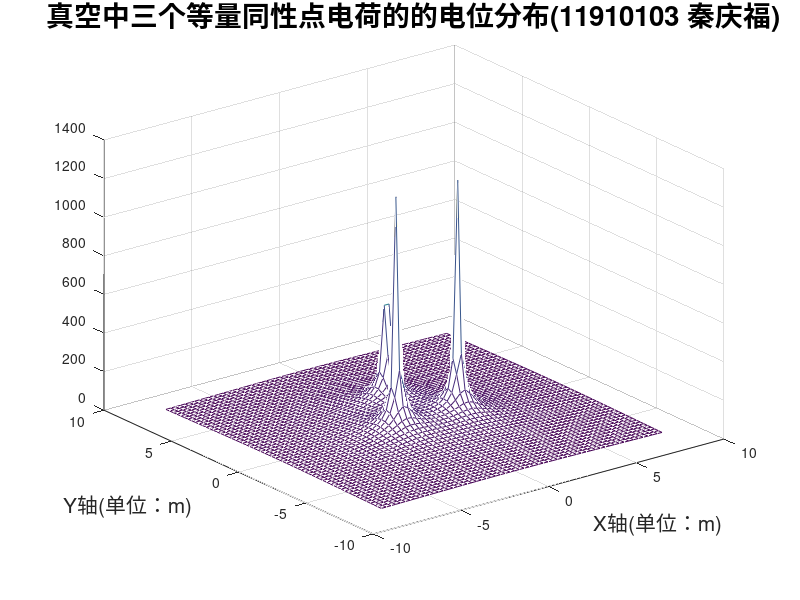
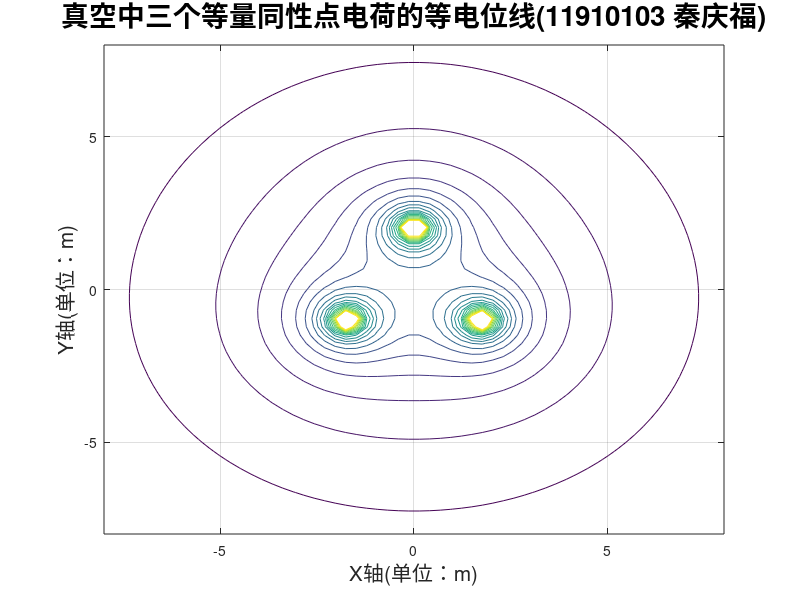
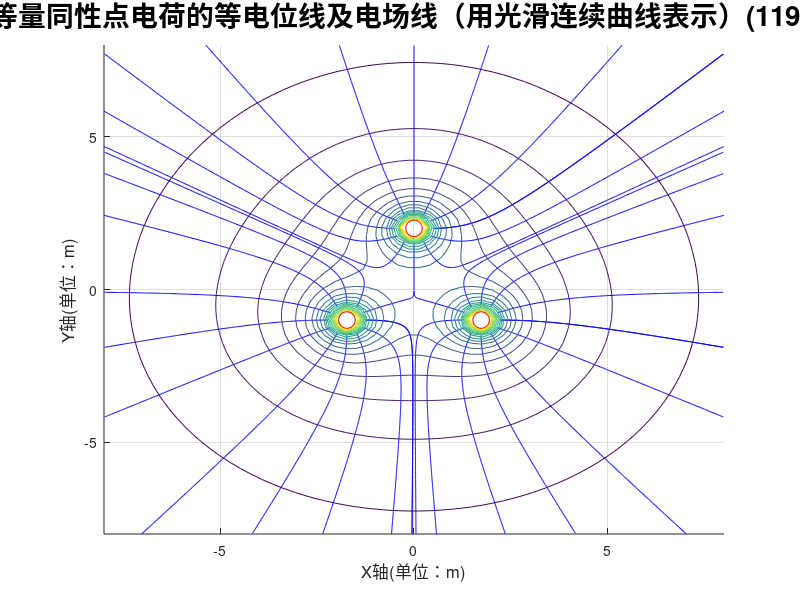
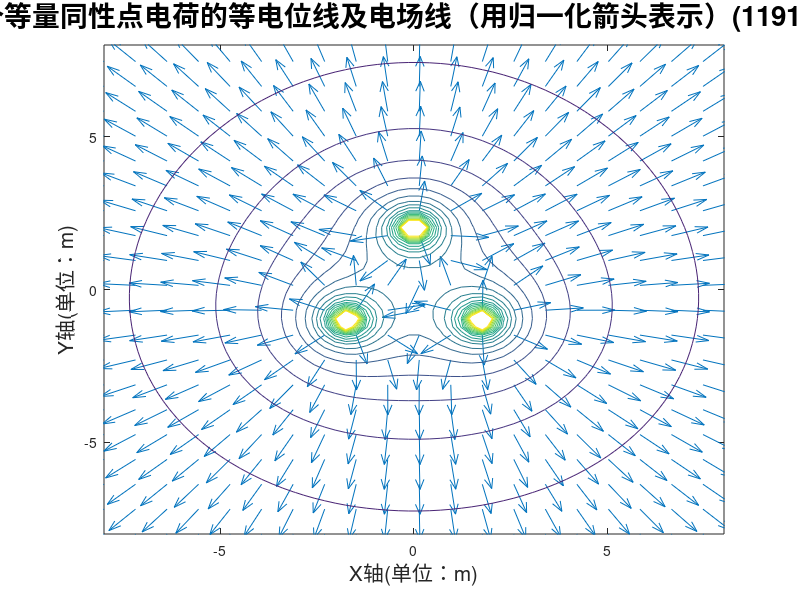

The MATLAB source for these figures, in order:
% 初始化
clear;                                                      % 清空内存中所有变量
clc;                                                        % 清空命令窗口中的内容
k=9e9;                                                      % 设置静电力衡量
Q1=8e-9;                                                    % 设置点电荷q1的电量
Q2=8e-9;                                                    % 设置点电荷q2的电量
Q3=8e-9;                                                    % 设置点电荷q3的电量
% 绘制场域内各点电位分布
xm=8;                                                    % 设置场域中x方向的范围
ym=8;                                                    % 设置场域中y方向的范围
x=linspace(-xm,xm,60);                                      % 将x轴等分60等份
y=linspace(-ym,ym,60);                                      % 将y轴等分成60等份
[X,Y]=meshgrid(x,y);                                        % 形成场域中各点的坐标
R1=sqrt((X+sqrt(3)).^2+(Y+1).^2);                           % 计算场域中各点到点电荷q1的距离（到点p1（-sqrt(3)，-1）的距离）
R2=sqrt((X-sqrt(3)).^2+(Y+1).^2);                           % 计算场域中各点到点电荷q2的距离（到点p2（sqrt(3)，-1）的距离）
R3=sqrt(X.^2+(Y-2).^2);                           % 计算场域中各点到点电荷q3的距离（到点p2（0，2）的距离）
V1=k*Q1./R1;                                                % 计算场域中各点因点电荷q1产生的电位
V2=k*Q2./R2;                                                % 计算场域中各点因点电荷q2产生的电位
V3=k*Q3./R3;                                                % 计算场域中各点因点电荷q3产生的电位
V=V1+V2+V3;                                                    % 将由q1,q2和q3产生的电位叠加
figure(1);                                                  % 在图像窗口1绘图
mesh(X,Y,V);                                                % 绘制出电位的分布图
hold on;                                                    % 保持图形                                                 
title('真空中三个等量同性点电荷的的电位分布(11910103 秦庆福)','fontsize',20);      % 绘制出图形标题
xlabel('X轴(单位：m)','fontsize',15);                       % 绘制出X轴标注
ylabel('Y轴(单位：m)','fontsize',15);                       % 绘制出Y轴标注
hold off;                                                   % 取消保持
% 绘制场域内等电位线分布
Vmin=30;                                                   % 设置等位线族的最小电位值
Vmax=300;                                                  % 设置等位线族的最大电位值
Veq=linspace(Vmin,Vmax,20);                                 % 设定20条等位线的电位值
figure(2);                                                  % 在图像2窗口绘图
contour(X,Y,V,Veq);                                         % 绘制20条等势线
contour(X,Y,V,Veq);                                         % 绘制20条等势线
grid on;                                                    % 形成网格
hold on;                                                    % 保持图形
title('真空中三个等量同性点电荷的等电位线(11910103 秦庆福)','fontsize',20);    % 绘制出图形标题
xlabel('X轴(单位：m)','fontsize',15);                       % 绘制出X轴标注
ylabel('Y轴(单位：m)','fontsize',15);                       % 绘制出Y轴标注
hold off;                                                   % 取消保持
% 绘制场域内的等电位线及电场线（用光滑连续曲线表示）的分布
[Ex,Ey]=gradient(-V);                                    % 计算场域各点的电力强度的两个分量
del_theta=30;                                               % 设置相邻电力线间的角度差
theta=(0:del_theta:360).*pi/180;                            % 生成电力线的弧度值
xs1=0.5*cos(theta)-sqrt(3);                                  % 从q1生成电力线的x轴坐标
xs2=0.5*cos(theta)+sqrt(3);                                  % 从q2生成电力线的x轴坐标
xs3=0.5*cos(theta);                                         % 从q3生成电力线的x轴坐标
ysd=0.5*sin(theta)-1;                                        % q1,q2生成电力线的y轴坐标
ysp=0.5*sin(theta)+2;                                        % q3生成电力线的y轴坐标
figure(3);                                                  % 在图像窗口3绘图
streamline(X,Y,Ex,Ey,xs1,ysd);                               % 生成q1产生的电力线
streamline(X,Y,Ex,Ey,xs2,ysd);                               % 生成q2产生的电力线
streamline(X,Y,Ex,Ey,xs3,ysp);                               % 生成q1产生的电力线
grid on;                                                    % 形成网格
hold on;                                                    % 保持图形
contour(X,Y,V,Veq);                                         % 绘制等势线
plot(-sqrt(3),-1,'ro','MarkerSize',12);                      % 在p1画出点电荷
plot(sqrt(3),-1,'ro','MarkerSize',12);                       % 在p2画出点电荷
plot(0,2,'ro','MarkerSize',12);                              % 在p3画出点电荷
title('真空中三个等量同性点电荷的等电位线及电场线（用光滑连续曲线表示）(11910103 秦庆福)','fontsize',20);    % 绘制出图形标题
xlabel('X轴(单位：m)','fontsize',12);                       % 绘制出X轴标注
ylabel('Y轴(单位：m)','fontsize',12);                       % 绘制出注
hold off;                                                   % 取消保持
% 绘制场域内的等电位线及电场线（用归一化箭头表示）的分布

E=sqrt(Ex.^2+Ey.^2);                                         % 计算各点的电场强度的幅值
Exs=Ex./E;
Eys=Ey./E;                                                   % 归一化电场强度
Xs=X(:,1:3:60);                                             
Xs=Xs(1:3:60,:);                                            % 分别缩减三分之一箭头横坐标点至20*20
Ys=Y(:,1:3:60); 
Ys=Ys(1:3:60,:);                                                % 分别缩减箭头纵坐标点至20*20
Exs=Exs(:,1:3:60);
Exs=Exs(1:3:60,:);                                          % 分别缩减对应坐标的电场强度的X分量的数量
Eys=Eys(:,1:3:60);
Eys=Eys(1:3:60,:);                                          % 分别缩减对应坐标的电场强度的Y分量的数量
figure(4);                                                  % 在图像窗口4绘图
quiver(Xs,Ys,Exs,Eys);                                      % 用归一化箭头表示场域各点电场强度的方向
hold on;                                                    % 保持图形
contour(X,Y,V,Veq);                                         % 绘制等势线
title('真空中三个等量同性点电荷的等电位线及电场线（用归一化箭头表示）(11910103 秦庆福)','fontsize',20);    % 绘制出图形标题
xlabel('X轴(单位：m)','fontsize',15);                       % 绘制出X轴标注
ylabel('Y轴(单位：m)','fontsize',15);                       % 绘制出Y轴标注
hold off;                                                   % 取消保持
